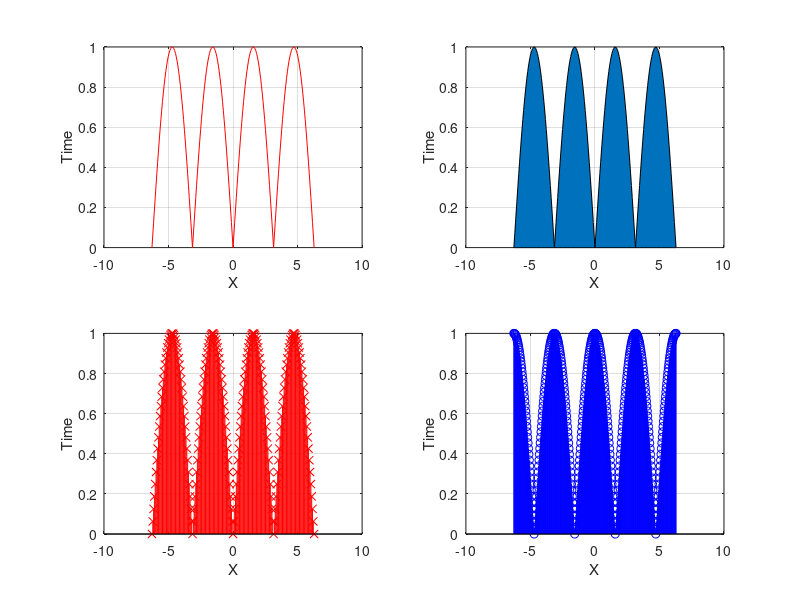
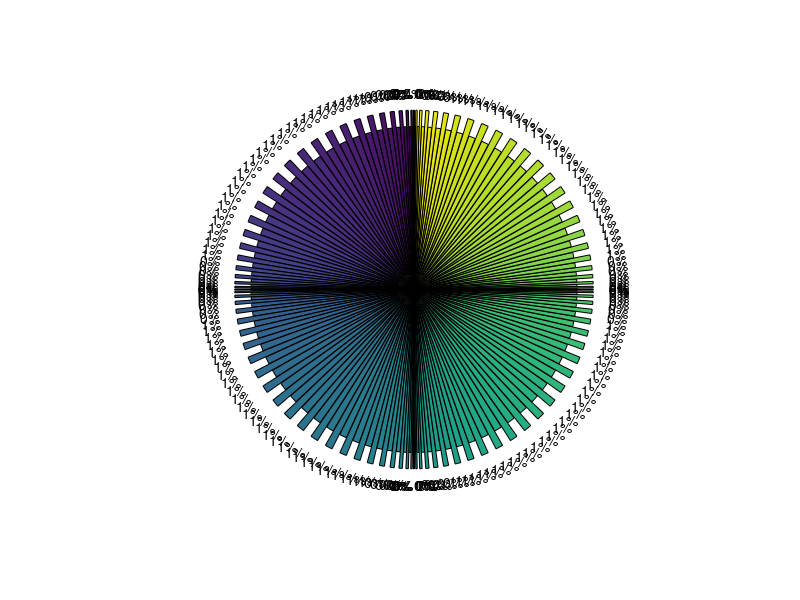

Reproduce these figures in MATLAB, in order. (Note: this script raises an error after producing the figures.)
%test 2
clc;
clear all;
close all;
t = -2*pi:pi/50:2*pi;
x = abs(sin(t));

subplot(2,2,1);
plot(t,x,'r');
xlabel('X');
ylabel('Time');
grid;

subplot(2,2,2);
area(t,x);
xlabel('X');
ylabel('Time');
grid;

subplot(2,2,3);
stem(t,x,'rx');
xlabel('X');
ylabel('Time');
grid;

subplot(2,2,4);
new_t = -2*pi:pi/100:2*pi;
new_x = abs(cos(new_t));
stem(new_t,new_x,'bo');
xlabel('X');
ylabel('Time');
grid;

explode = zeros(1,201);
for n=1:201
    if mod(n,2) == 0
        explode(1,n) = 1;
    else 
        explode(1,n) = 0;
    end
end
figure();
pie(x,explode);

figure();
histogram(x);
